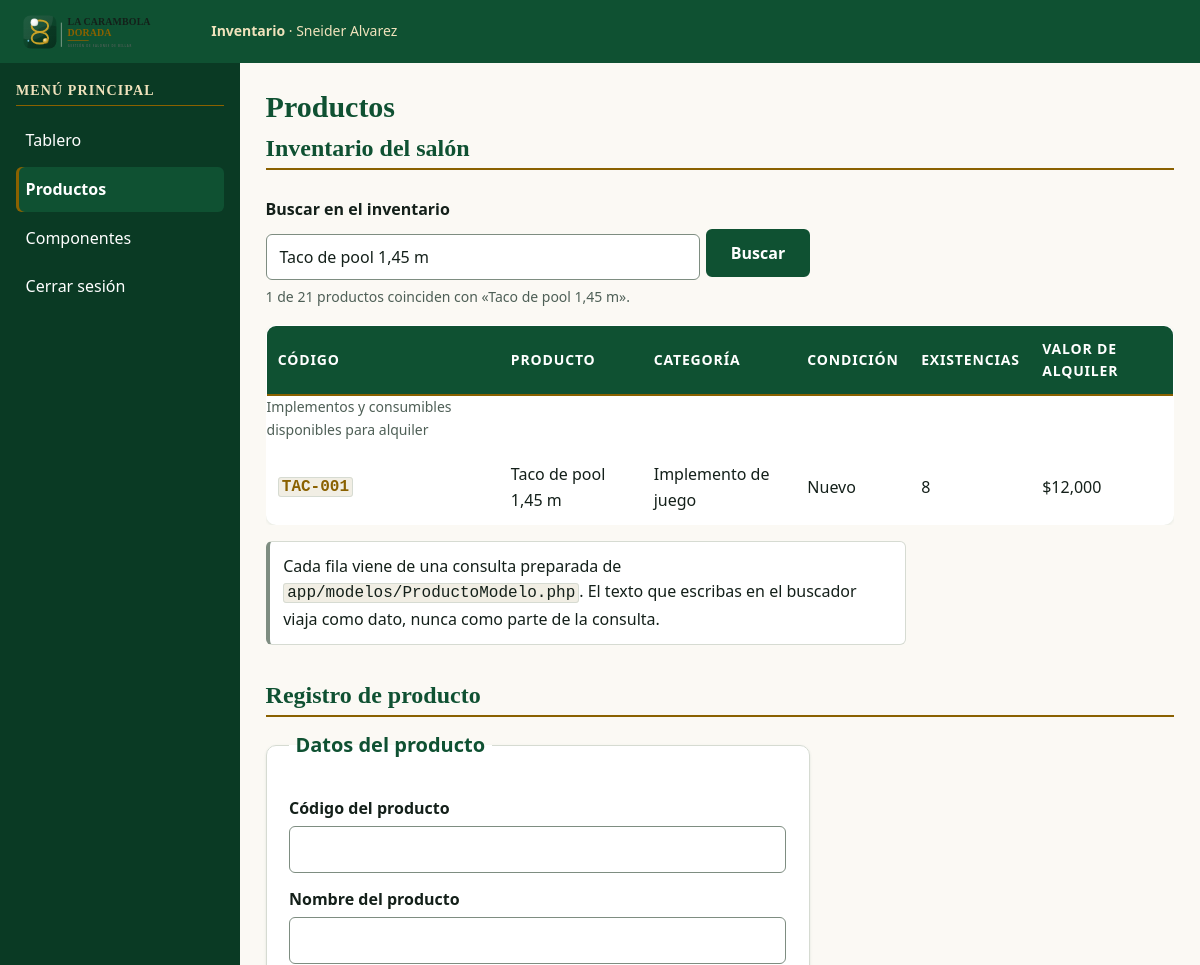
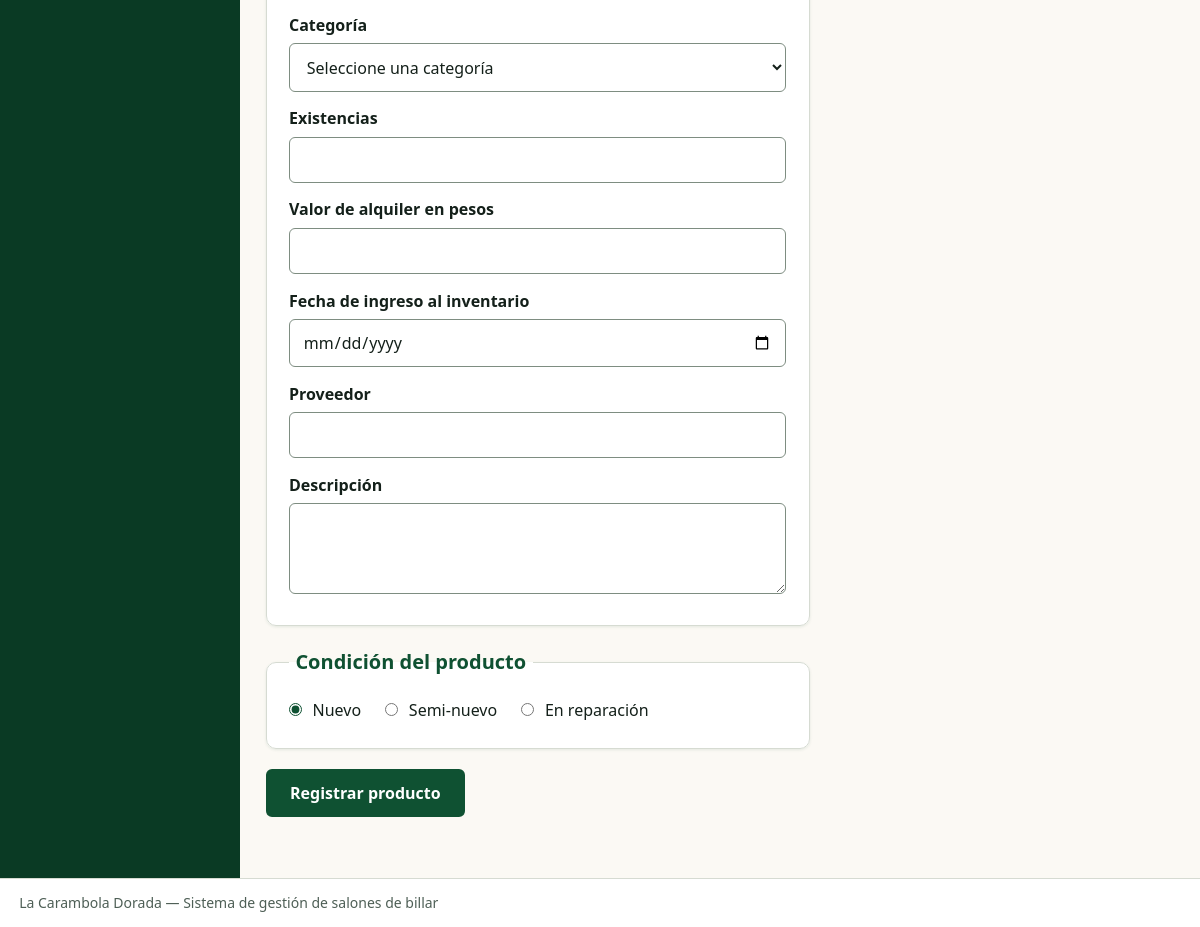
Page /productos.php?buscar=Taco de pool 1,45 m on the committed database (2 pictures, top to bottom).
### tables this page shows
CREATE TABLE productos (
  id             INT UNSIGNED     NOT NULL AUTO_INCREMENT,
  codigo         CHAR(7)          NOT NULL COMMENT 'TAC-001: tres letras, guion, tres digitos',
  nombre         VARCHAR(60)      NOT NULL,
  categoria_id   INT UNSIGNED     NOT NULL,
  condicion      ENUM('Nuevo', 'Semi-nuevo', 'En reparación')
                                 NOT NULL DEFAULT 'Nuevo',
  existencias    SMALLINT UNSIGNED NOT NULL DEFAULT 0,
  valor_alquiler DECIMAL(10, 2) UNSIGNED NOT NULL,
  proveedor_id   INT UNSIGNED     NULL,
  descripcion    VARCHAR(200)     NULL,
  fecha_ingreso  DATE             NOT NULL,
  PRIMARY KEY (id),

   
  UNIQUE KEY uq_productos_codigo (codigo),

   
  KEY idx_productos_nombre (nombre),

   
   
   
  KEY idx_productos_categoria (categoria_id),
  KEY idx_productos_proveedor (proveedor_id),

   
   
  CONSTRAINT fk_productos_categoria
    FOREIGN KEY (categoria_id) REFERENCES categorias (id)
    ON UPDATE CASCADE ON DELETE RESTRICT,
  CONSTRAINT fk_productos_proveedor
    FOREIGN KEY (proveedor_id) REFERENCES proveedores (id)
    ON UPDATE CASCADE ON DELETE SET NULL,

   
  CONSTRAINT chk_productos_existencias CHECK (existencias >= 0),
  CONSTRAINT chk_productos_valor       CHECK (valor_alquiler > 0)
);

CREATE TABLE categorias (
  id          INT UNSIGNED    NOT NULL AUTO_INCREMENT,
  nombre      VARCHAR(60)     NOT NULL,
  descripcion VARCHAR(200)    NULL,
  PRIMARY KEY (id),
  UNIQUE KEY uq_categorias_nombre (nombre)
);

### app/modelos/ProductoModelo.php (called while the page is built, shortened)
<?php
function buscarProductos(PDO $pdo, string $texto, int $limite = 20): array
{
    $sql = "SELECT p.id, p.codigo, p.nombre, p.valor_alquiler, p.existencias, p.condicion,
                   c.nombre AS categoria
            FROM productos p
            INNER JOIN categorias c ON c.id = p.categoria_id
            WHERE p.nombre LIKE :por_nombre
               OR c.nombre LIKE :por_categoria
               OR p.codigo LIKE :por_codigo
            ORDER BY p.nombre
            LIMIT :limite";
    $st = $pdo->prepare($sql);
    $patronBusqueda = '%' . $texto . '%';
    $st->bindValue(':por_nombre',    $patronBusqueda, PDO::PARAM_STR);
    $st->bindValue(':por_categoria', $patronBusqueda, PDO::PARAM_STR);
    $st->bindValue(':por_codigo',    $patronBusqueda, PDO::PARAM_STR);
    $st->bindValue(':limite', $limite, PDO::PARAM_INT);
    $st->execute();
    return $st->fetchAll();
}
function contarProductos(PDO $pdo): int
{
    $st = $pdo->prepare('SELECT COUNT(*) FROM productos');
    $st->execute();
    return (int) $st->fetchColumn();
}

### productos.php (the view, shortened to what this page needs)
<?php
require_once __DIR__ . '/app/config/conexion.php';
require_once __DIR__ . '/app/modelos/ProductoModelo.php';
$texto = trim((string) ($_GET['buscar'] ?? ''));
$productos = [];
$total     = 0;
$error     = null;
try {
    $pdo = Conexion::obtener();
    $productos = buscarProductos($pdo, $texto, 100);
    $total     = contarProductos($pdo);
} catch (Throwable $e) {
    $error = 'No se pudo leer el inventario desde la base de datos. Revisa que MySQL '
           . 'esté encendido y que app/config/credenciales.php tenga la base '
           . 'y la clave correctas.';
    $detalle = $e->getMessage();
}
function esc(mixed $valor): string
{
    return htmlspecialchars((string) $valor, ENT_QUOTES | ENT_SUBSTITUTE, 'UTF-8');
}
?>
<!DOCTYPE html>
<html lang="es">
<head>
  <link rel="stylesheet" href="css/estilos.css">
</head>
<body>
  <div class="panel">
    <header class="panel__barra">
      <img src="assets/img/logo.svg" alt="La Carambola Dorada">
      <p class="panel__sesion">
        <strong>Inventario</strong> &middot; Sneider Alvarez
      </p>
    </header>
    <aside class="panel__menu" id="menu-lateral">
      <nav aria-labelledby="menu-titulo-lateral">
        <h2 id="menu-titulo-lateral">Menú principal</h2>
        <ul>
          <li><a href="dashboard.html">Tablero</a></li>
          <li><a href="productos.php" aria-current="page">Productos</a></li>
          <li><a href="componentes.html">Componentes</a></li>
          <li><a href="login.html">Cerrar sesión</a></li>
        </ul>
      </nav>
    </aside>
    <main class="panel__contenido">
      <h1>Productos</h1>
      <?php if ($error !== null): ?>
        <p class="alerta alerta--error" role="alert"><?= esc($error) ?></p>
      <?php else: ?>
      <section>
        <h2>Inventario del salón</h2>
        <form class="buscador" method="get" action="productos.php" role="search">
          <label for="buscar">Buscar en el inventario</label>
          <div class="buscador__fila">
            <input type="search" id="buscar" name="buscar" autocomplete="off"
                   placeholder="Escribe un nombre, una categoría o un código"
                   value="<?= esc($texto) ?>"
                   aria-describedby="buscador-conteo">
            <button type="submit" class="boton">Buscar</button>
          </div>
          <p class="buscador__conteo" id="buscador-conteo" role="status">
            <?php if ($texto === ''): ?>
              <?= count($productos) ?> de <?= $total ?> productos, leídos de MySQL.
            <?php else: ?>
              <?= count($productos) ?> de <?= $total ?> productos coinciden con
              &laquo;<?= esc($texto) ?>&raquo;.
            <?php endif; ?>
          </p>
        </form>
        <div class="tabla-scroll">
        <table class="tabla-productos" id="tabla-productos">
          <caption>Implementos y consumibles disponibles para alquiler</caption>
          <thead>
            <tr>
              <th scope="col">Código</th>
              <th scope="col">Producto</th>
              <th scope="col">Categoría</th>
              <th scope="col">Condición</th>
              <th scope="col">Existencias</th>
              <th scope="col">Valor de alquiler</th>
            </tr>
          </thead>
          <tbody>
            <?php foreach ($productos as $fila): ?>
              <tr>
                <th scope="row" data-label="Código"><code><?= esc($fila['codigo']) ?></code></th>
                <td data-label="Producto"><?= esc($fila['nombre']) ?></td>
                <td data-label="Categoría"><?= esc($fila['categoria']) ?></td>
                <td data-label="Condición"><?= esc($fila['condicion']) ?></td>
                <td data-label="Existencias"><?= (int) $fila['existencias'] ?></td>
                <td data-label="Valor de alquiler">$<?= number_format((float) $fila['valor_alquiler'], 0, '.', ',') ?></td>
              </tr>
            <?php endforeach; ?>
          </tbody>
        </table>
        </div>
        <p class="alerta alerta--neutro">
          Cada fila viene de una consulta preparada de
          <code>app/modelos/ProductoModelo.php</code>. El texto que escribas en
          el buscador viaja como dato, nunca como parte de la consulta.
        </p>
      </section>
      <?php endif; ?>
      <section>
        <h2>Registro de producto</h2>
        <form action="productos.php" method="post" novalidate id="form-producto">
          <fieldset>
            <legend>Datos del producto</legend>
            <label for="codigo">Código del producto</label>
            <input type="text" id="codigo" name="codigo" required
                   pattern="[A-Z]{3}-[0-9]{3}"
                   title="Tres letras en mayúscula, guion y tres dígitos. Ejemplo: TAC-001"
                   maxlength="7">
            <label for="nombre">Nombre del producto</label>
            <input type="text" id="nombre" name="nombre" required
                   minlength="3" maxlength="60">
            <label for="categoria">Categoría</label>
            <select id="categoria" name="categoria" required>
              <option value="">Seleccione una categoría</option>
            </select>
            <label for="cantidad">Existencias</label>
            <input type="number" id="cantidad" name="cantidad" required min="0" step="1">
            <label for="valor_alquiler">Valor de alquiler en pesos</label>
            <input type="number" id="valor_alquiler" name="valor_alquiler" required
                   min="0.01" step="0.01">
            <label for="fecha_ingreso">Fecha de ingreso al inventario</label>
            <input type="date" id="fecha_ingreso" name="fecha_ingreso" required>
            <label for="proveedor">Proveedor</label>
            <input type="text" id="proveedor" name="proveedor" maxlength="80">
            <label for="descripcion">Descripción</label>
            <textarea id="descripcion" name="descripcion" rows="3" maxlength="200"></textarea>
          </fieldset>
          <fieldset>
            <legend>Condición del producto</legend>
            <input type="radio" id="nuevo" name="condicion" value="nuevo" checked>
            <label for="nuevo">Nuevo</label>
            <input type="radio" id="semi_nuevo" name="condicion" value="semi_nuevo">
            <label for="semi_nuevo">Semi-nuevo</label>
            <input type="radio" id="reparacion" name="condicion" value="reparacion">
            <label for="reparacion">En reparación</label>
          </fieldset>
          <button type="submit" class="boton" id="boton-guardar">Registrar producto</button>
        </form>
      </section>
    </main>
    <footer class="panel__pie">
      <p>La Carambola Dorada — Sistema de gestión de salones de billar</p>
    </footer>
  </div>
</body>
</html>

### css/tokens.css (style rules this page uses)
:root { --color-marca: #0F5132; --color-marca-hover: #0A3A24; --color-marca-light: #E6F2EA; --color-oro: #8A6100; --color-oro-tenue: #F0E2BC; --color-bg-main: #FBF9F4; --color-surface: #FFFFFF; --color-surface-alt: #F1EEE4; --color-text-main: #14201A; --color-text-muted: #4E5F56; --color-text-inverse: #FFFFFF; --color-link: #0F5132; --color-success: #15803D; --color-warning: #8A5300; --color-error: #B3261E; --color-info: #15506B; --border-color: #D6DBD2; --border-control: #7E8D81; --focus-ring: #0F5132; --shadow-sm: 0 1px 3px rgba(15, 81, 50, 0.10); --shadow-md: 0 4px 6px -1px rgba(15, 81, 50, 0.15); --shadow-lg: 0 10px 20px -6px rgba(15, 81, 50, 0.20); --font-display: Georgia, 'Times New Roman', Times, serif; --font-body: 'Segoe UI', Arial, Helvetica, sans-serif; --radius-sm: 6px; --radius-md: 10px; --radius-lg: 26px; }

### rows in the picture
productos: codigo "TAC-001", nombre "Taco de pool 1,45 m", categoria.nombre "Implemento de juego", condicion "Nuevo", existencias "8", valor_alquiler "12,000"

### other values in the picture
count($productos) "1"
$total "21"
$texto "Taco de pool 1,45 m"
